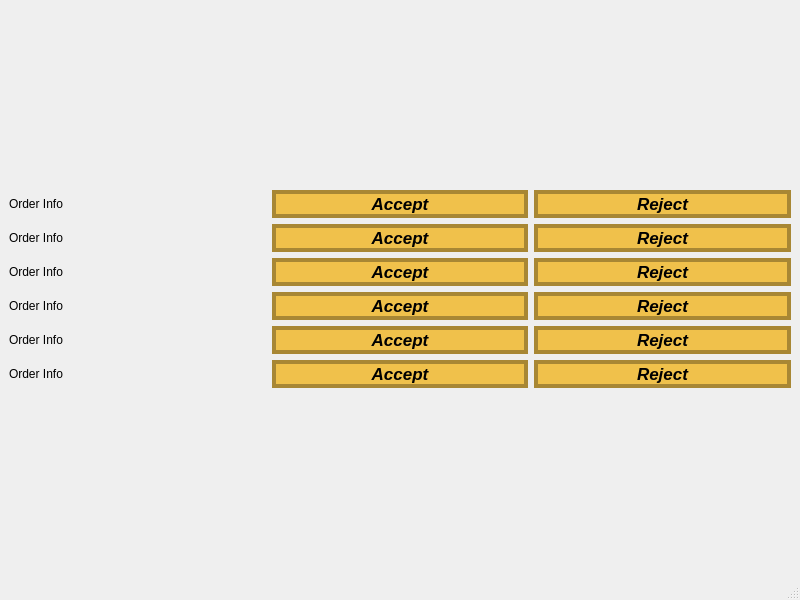
<?xml version="1.0" encoding="UTF-8"?>
<ui version="4.0">
 <class>admin_order</class>
 <widget class="QMainWindow" name="admin_order">
  <property name="geometry">
   <rect>
    <x>0</x>
    <y>0</y>
    <width>800</width>
    <height>600</height>
   </rect>
  </property>
  <property name="windowTitle">
   <string>MainWindow</string>
  </property>
  <property name="styleSheet">
   <string notr="true"/>
  </property>
  <widget class="QWidget" name="centralwidget">
   <layout class="QVBoxLayout" name="verticalLayout_2">
    <item>
     <layout class="QVBoxLayout" name="verticalLayout">
      <item>
       <layout class="QHBoxLayout" name="horizontalLayout_6">
        <item>
         <widget class="QLabel" name="label_6">
          <property name="text">
           <string>Order Info</string>
          </property>
         </widget>
        </item>
        <item>
         <widget class="QPushButton" name="pushButton_12">
          <property name="font">
           <font>
            <pointsize>13</pointsize>
            <weight>75</weight>
            <italic>true</italic>
            <bold>true</bold>
           </font>
          </property>
          <property name="styleSheet">
           <string notr="true">background-color: rgb(240, 193, 75);
border-color: rgb(168, 135, 52);
border-width:4px;
border-style:solid;</string>
          </property>
          <property name="text">
           <string>Accept</string>
          </property>
         </widget>
        </item>
        <item>
         <widget class="QPushButton" name="pushButton_13">
          <property name="font">
           <font>
            <pointsize>13</pointsize>
            <weight>75</weight>
            <italic>true</italic>
            <bold>true</bold>
           </font>
          </property>
          <property name="styleSheet">
           <string notr="true">background-color: rgb(240, 193, 75);
border-color: rgb(168, 135, 52);
border-width:4px;
border-style:solid;</string>
          </property>
          <property name="text">
           <string>Reject</string>
          </property>
         </widget>
        </item>
       </layout>
      </item>
      <item>
       <layout class="QHBoxLayout" name="horizontalLayout_5">
        <item>
         <widget class="QLabel" name="label_5">
          <property name="text">
           <string>Order Info</string>
          </property>
         </widget>
        </item>
        <item>
         <widget class="QPushButton" name="pushButton_9">
          <property name="font">
           <font>
            <pointsize>13</pointsize>
            <weight>75</weight>
            <italic>true</italic>
            <bold>true</bold>
           </font>
          </property>
          <property name="styleSheet">
           <string notr="true">background-color: rgb(240, 193, 75);
border-color: rgb(168, 135, 52);
border-width:4px;
border-style:solid;</string>
          </property>
          <property name="text">
           <string>Accept</string>
          </property>
         </widget>
        </item>
        <item>
         <widget class="QPushButton" name="pushButton_10">
          <property name="font">
           <font>
            <pointsize>13</pointsize>
            <weight>75</weight>
            <italic>true</italic>
            <bold>true</bold>
           </font>
          </property>
          <property name="styleSheet">
           <string notr="true">background-color: rgb(240, 193, 75);
border-color: rgb(168, 135, 52);
border-width:4px;
border-style:solid;</string>
          </property>
          <property name="text">
           <string>Reject</string>
          </property>
         </widget>
        </item>
       </layout>
      </item>
      <item>
       <layout class="QHBoxLayout" name="horizontalLayout">
        <item>
         <widget class="QLabel" name="label">
          <property name="text">
           <string>Order Info</string>
          </property>
         </widget>
        </item>
        <item>
         <widget class="QPushButton" name="pushButton">
          <property name="font">
           <font>
            <pointsize>13</pointsize>
            <weight>75</weight>
            <italic>true</italic>
            <bold>true</bold>
           </font>
          </property>
          <property name="styleSheet">
           <string notr="true">background-color: rgb(240, 193, 75);
border-color: rgb(168, 135, 52);
border-width:4px;
border-style:solid;</string>
          </property>
          <property name="text">
           <string>Accept</string>
          </property>
         </widget>
        </item>
        <item>
         <widget class="QPushButton" name="pushButton_2">
          <property name="font">
           <font>
            <pointsize>13</pointsize>
            <weight>75</weight>
            <italic>true</italic>
            <bold>true</bold>
           </font>
          </property>
          <property name="styleSheet">
           <string notr="true">background-color: rgb(240, 193, 75);
border-color: rgb(168, 135, 52);
border-width:4px;
border-style:solid;</string>
          </property>
          <property name="text">
           <string>Reject</string>
          </property>
         </widget>
        </item>
       </layout>
      </item>
      <item>
       <layout class="QHBoxLayout" name="horizontalLayout_2">
        <item>
         <widget class="QLabel" name="label_2">
          <property name="text">
           <string>Order Info</string>
          </property>
         </widget>
        </item>
        <item>
         <widget class="QPushButton" name="pushButton_3">
          <property name="font">
           <font>
            <pointsize>13</pointsize>
            <weight>75</weight>
            <italic>true</italic>
            <bold>true</bold>
           </font>
          </property>
          <property name="styleSheet">
           <string notr="true">background-color: rgb(240, 193, 75);
border-color: rgb(168, 135, 52);
border-width:4px;
border-style:solid;</string>
          </property>
          <property name="text">
           <string>Accept</string>
          </property>
         </widget>
        </item>
        <item>
         <widget class="QPushButton" name="pushButton_4">
          <property name="font">
           <font>
            <pointsize>13</pointsize>
            <weight>75</weight>
            <italic>true</italic>
            <bold>true</bold>
           </font>
          </property>
          <property name="styleSheet">
           <string notr="true">background-color: rgb(240, 193, 75);
border-color: rgb(168, 135, 52);
border-width:4px;
border-style:solid;</string>
          </property>
          <property name="text">
           <string>Reject</string>
          </property>
         </widget>
        </item>
       </layout>
      </item>
      <item>
       <layout class="QHBoxLayout" name="horizontalLayout_3">
        <item>
         <widget class="QLabel" name="label_3">
          <property name="text">
           <string>Order Info</string>
          </property>
         </widget>
        </item>
        <item>
         <widget class="QPushButton" name="pushButton_5">
          <property name="font">
           <font>
            <pointsize>13</pointsize>
            <weight>75</weight>
            <italic>true</italic>
            <bold>true</bold>
           </font>
          </property>
          <property name="styleSheet">
           <string notr="true">background-color: rgb(240, 193, 75);
border-color: rgb(168, 135, 52);
border-width:4px;
border-style:solid;</string>
          </property>
          <property name="text">
           <string>Accept</string>
          </property>
         </widget>
        </item>
        <item>
         <widget class="QPushButton" name="pushButton_6">
          <property name="font">
           <font>
            <pointsize>13</pointsize>
            <weight>75</weight>
            <italic>true</italic>
            <bold>true</bold>
           </font>
          </property>
          <property name="styleSheet">
           <string notr="true">background-color: rgb(240, 193, 75);
border-color: rgb(168, 135, 52);
border-width:4px;
border-style:solid;</string>
          </property>
          <property name="text">
           <string>Reject</string>
          </property>
         </widget>
        </item>
       </layout>
      </item>
      <item>
       <layout class="QHBoxLayout" name="horizontalLayout_4">
        <item>
         <widget class="QLabel" name="label_4">
          <property name="text">
           <string>Order Info</string>
          </property>
         </widget>
        </item>
        <item>
         <widget class="QPushButton" name="pushButton_7">
          <property name="font">
           <font>
            <pointsize>13</pointsize>
            <weight>75</weight>
            <italic>true</italic>
            <bold>true</bold>
           </font>
          </property>
          <property name="styleSheet">
           <string notr="true">background-color: rgb(240, 193, 75);
border-color: rgb(168, 135, 52);
border-width:4px;
border-style:solid;</string>
          </property>
          <property name="text">
           <string>Accept</string>
          </property>
         </widget>
        </item>
        <item>
         <widget class="QPushButton" name="pushButton_8">
          <property name="font">
           <font>
            <pointsize>13</pointsize>
            <weight>75</weight>
            <italic>true</italic>
            <bold>true</bold>
           </font>
          </property>
          <property name="styleSheet">
           <string notr="true">background-color: rgb(240, 193, 75);
border-color: rgb(168, 135, 52);
border-width:4px;
border-style:solid;</string>
          </property>
          <property name="text">
           <string>Reject</string>
          </property>
         </widget>
        </item>
       </layout>
      </item>
     </layout>
    </item>
   </layout>
  </widget>
  <widget class="QMenuBar" name="menubar">
   <property name="geometry">
    <rect>
     <x>0</x>
     <y>0</y>
     <width>800</width>
     <height>26</height>
    </rect>
   </property>
  </widget>
  <widget class="QStatusBar" name="statusbar"/>
 </widget>
 <resources/>
 <connections/>
</ui>
